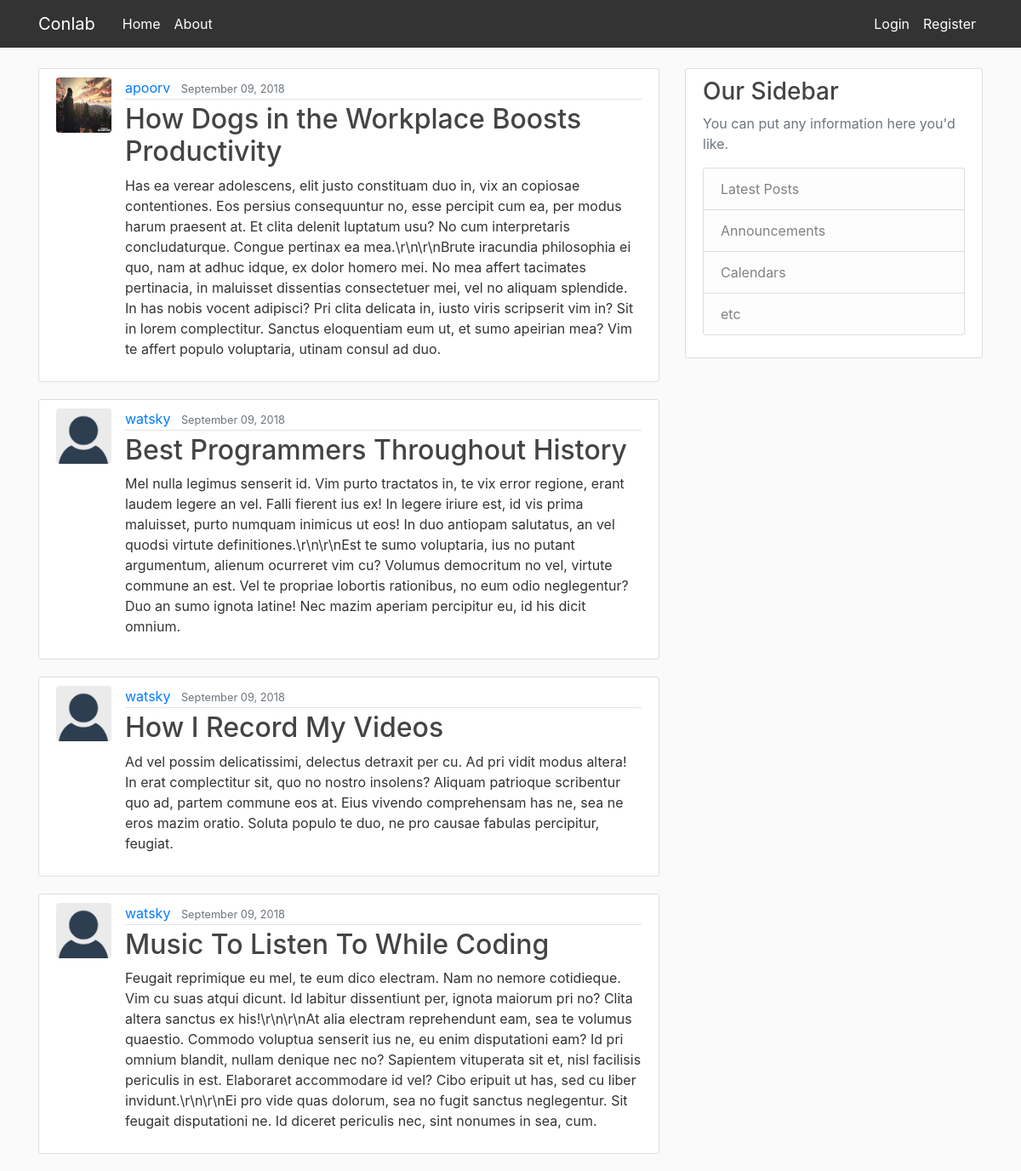
The page / on the database its author committed.
### blog/models.py (models this page shows, shortened)
class Post(models.Model):
    title = models.CharField(max_length=120)
    content = models.TextField()
    date_posted = models.DateTimeField(default=timezone.now)
    author = models.ForeignKey(User, on_delete=models.CASCADE)

### users/models.py (models this page shows, shortened)
class Profile(models.Model):
    user = models.OneToOneField(User, on_delete=models.CASCADE)
    image = models.ImageField(default='default.jpg', upload_to='profile_pics')

### blog/views.py (the view)
# urls.py: path('', PostListView.as_view(), name='blog-home'),
class PostListView(ListView):
    model = Post
    template_name = 'blog/home.html'
    context_object_name = 'post1'
    ordering = ['-date_posted']
    paginate_by = 4

### blog/templates/blog/home.html
{% extends "blog/base.html" %}
{% block content %}
    {% for post in post1 %}
        <article class="media content-section">
          <img class="rounded circle article-img" src="{{ post.author.profile.image.url }}">
          <div class="media-body">
            <div class="article-metadata">
              <a class="mr-2" href="#">{{ post.author }}</a>
              <small class="text-muted">{{ post.date_posted|date:"F d, Y" }}</small>
            </div>
            <h2><a class="article-title" href="{% url 'post-detail' post.id %}">{{ post.title }}</a></h2>
            <p class="article-content">{{ post.content }}</p>
          </div>
        </article>
    {% endfor %}
{% endblock %}

### blog/static/blog/main.css (style rules this page uses)
body { background: #fafafa; color: #333333; margin-top: 5rem; }
h1, h2, h3, h4, h5, h6 { color: #444444; }
.content-section { background: #ffffff; padding: 10px 20px; border: 1px solid #dddddd; border-radius: 3px; margin-bottom: 20px; }
.article-title { color: #444444; }
.article-content { white-space: pre-line; }
.article-img { height: 65px; width: 65px; margin-right: 16px; }
.article-metadata { padding-bottom: 1px; margin-bottom: 4px; border-bottom: 1px solid #e3e3e3 }

### rows shown on the page
Post: author.profile.image (picture), author "apoorv", date_posted "September 09, 2018", title "How Dogs in the Workplace Boosts Productivity", content "Has ea verear adolescens, elit justo constituam duo in, vix an copiosae contentiones. Eos persius consequuntur no, esse percipit cum ea, per modus harum praesent at. Et clita delenit luptatum usu? No cum interpretaris concludaturque. Congue pertinax ea mea.\\r\\n\\r\\nBrute iracundia philosophia ei quo, nam at adhuc idque, ex dolor homero mei. No mea affert tacimates pertinacia, in maluisset dissentias consectetuer mei, vel no aliquam splendide. In has nobis vocent adipisci? Pri clita delicata in, iusto viris scripserit vim in? Sit in lorem complectitur. Sanctus eloquentiam eum ut, et sumo apeirian mea? Vim te affert populo voluptaria, utinam consul ad duo."
Post: author.profile.image (placeholder picture), author "watsky", date_posted "September 09, 2018", title "Best Programmers Throughout History", content "Mel nulla legimus senserit id. Vim purto tractatos in, te vix error regione, erant laudem legere an vel. Falli fierent ius ex! In legere iriure est, id vis prima maluisset, purto numquam inimicus ut eos! In duo antiopam salutatus, an vel quodsi virtute definitiones.\\r\\n\\r\\nEst te sumo voluptaria, ius no putant argumentum, alienum ocurreret vim cu? Volumus democritum no vel, virtute commune an est. Vel te propriae lobortis rationibus, no eum odio neglegentur? Duo an sumo ignota latine! Nec mazim aperiam percipitur eu, id his dicit omnium."
Post: author.profile.image (placeholder picture), author "watsky", date_posted "September 09, 2018", title "How I Record My Videos", content "Ad vel possim delicatissimi, delectus detraxit per cu. Ad pri vidit modus altera! In erat complectitur sit, quo no nostro insolens? Aliquam patrioque scribentur quo ad, partem commune eos at. Eius vivendo comprehensam has ne, sea ne eros mazim oratio. Soluta populo te duo, ne pro causae fabulas percipitur, feugiat."
Post: author.profile.image (placeholder picture), author "watsky", date_posted "September 09, 2018", title "Music To Listen To While Coding", content "Feugait reprimique eu mel, te eum dico electram. Nam no nemore cotidieque. Vim cu suas atqui dicunt. Id labitur dissentiunt per, ignota maiorum pri no? Clita altera sanctus ex his!\\r\\n\\r\\nAt alia electram reprehendunt eam, sea te volumus quaestio. Commodo voluptua senserit ius ne, eu enim disputationi eam? Id pri omnium blandit, nullam denique nec no? Sapientem vituperata sit et, nisl facilisis periculis in est. Elaboraret accommodare id vel? Cibo eripuit ut has, sed cu liber invidunt.\\r\\n\\r\\nEi pro vide quas dolorum, sea no fugit sanctus neglegentur. Sit feugait disputationi ne. Id diceret periculis nec, sint nonumes in sea, cum."
